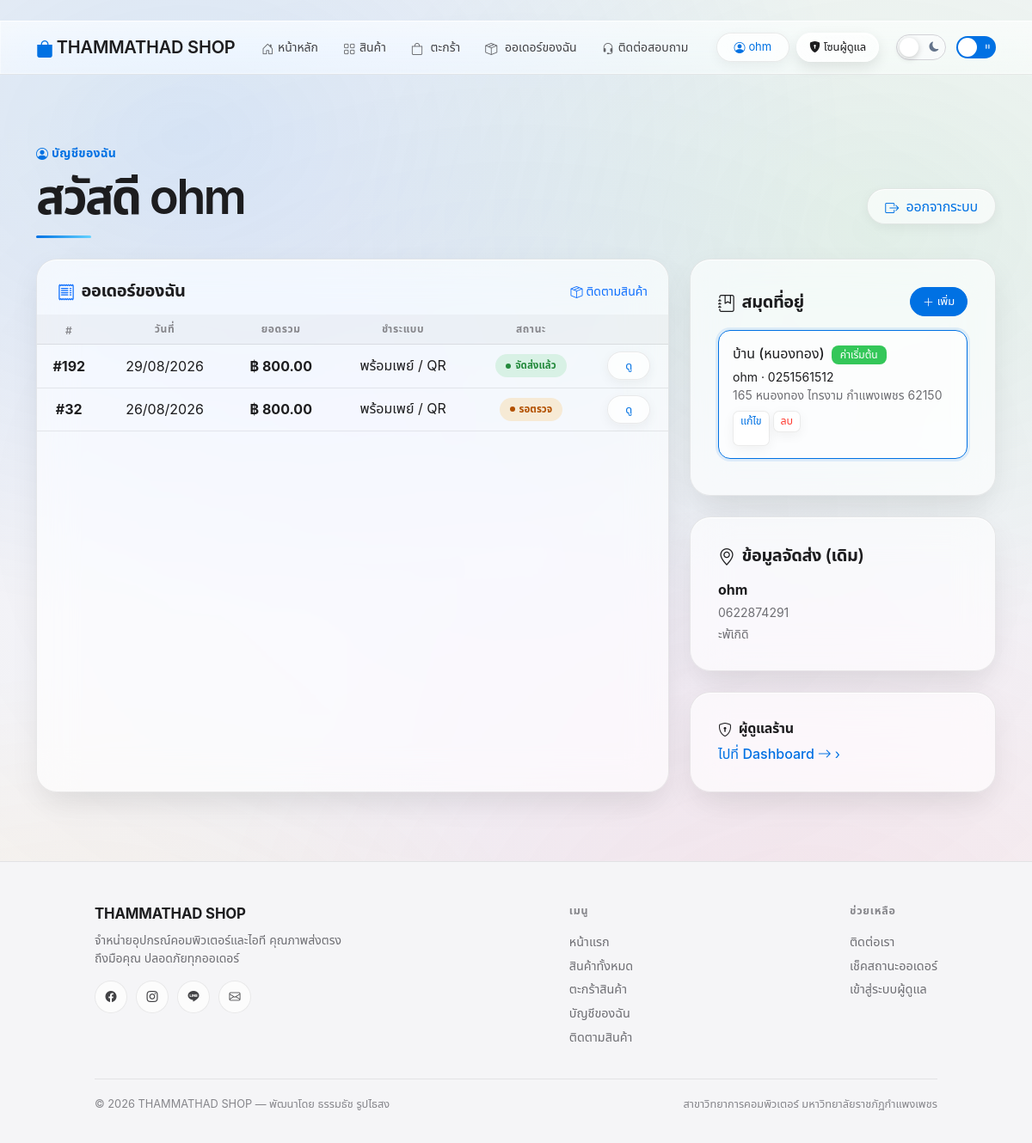
Before: /account/ (signed in) with the older database file.
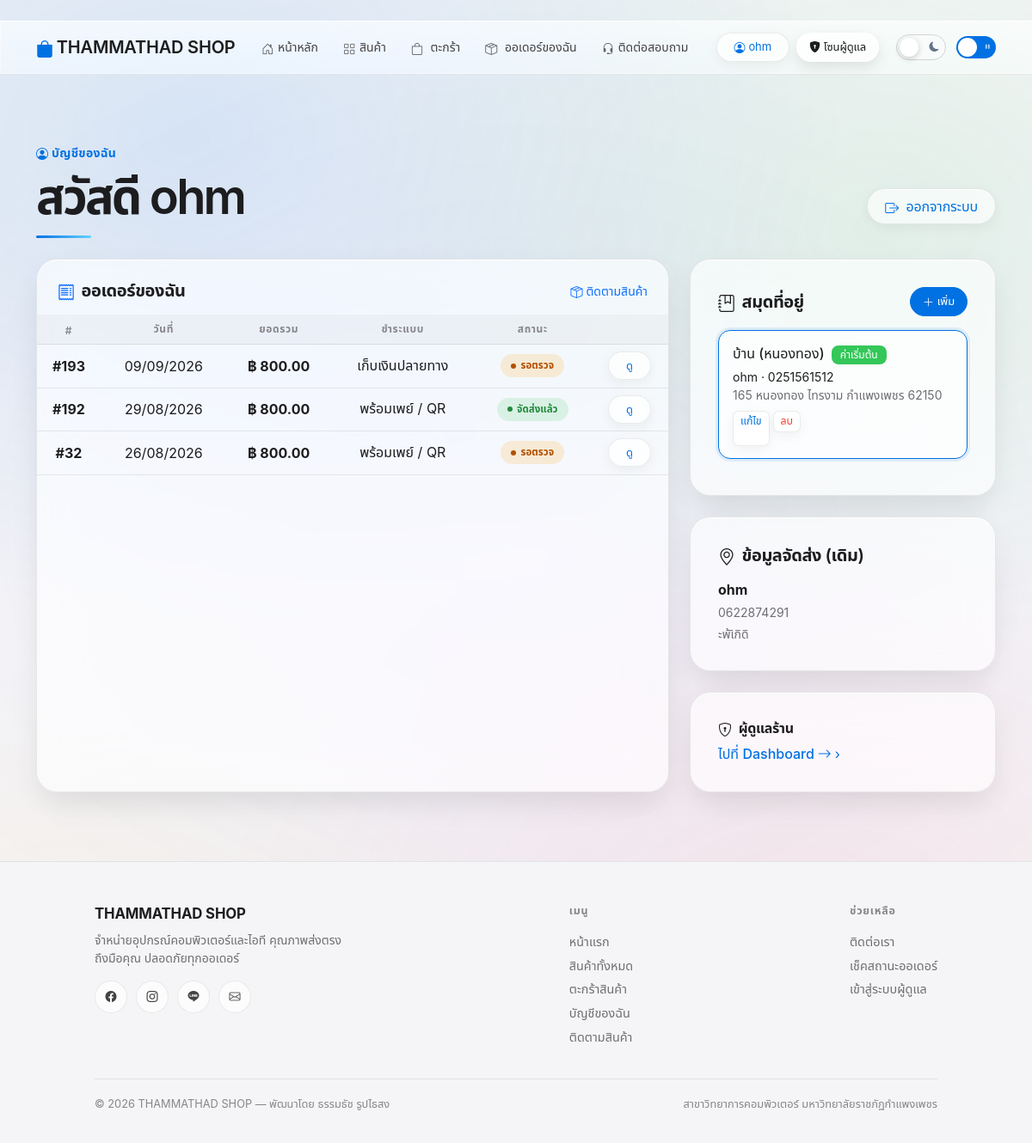
After: the same page with the newer database file.
### myapp/models.py (models this page shows, shortened)
class Order(models.Model):
    PAYMENT_METHODS = [
        ('promptpay', 'พร้อมเพย์ / QR'),
        ('bank', 'โอนผ่านธนาคาร'),
        ('cod', 'เก็บเงินปลายทาง'),
    ]
    STATUS_CHOICES = [
        ('pending', 'รอดำเนินการ'),
        ('paid', 'ชำระเงินแล้ว'),
        ('shipped', 'จัดส่งแล้ว'),
        ('delivered', 'ได้รับสินค้าแล้ว'),
    ]
    user = models.ForeignKey(
        dj_settings.AUTH_USER_MODEL, verbose_name='บัญชีผู้ซื้อ',
        null=True, blank=True, on_delete=models.SET_NULL, related_name='orders',
    )
    payment_method = models.CharField(
        max_length=20, choices=PAYMENT_METHODS, default='promptpay',
        verbose_name='วิธีชำระเงิน',
    )
    customer_name = models.CharField(max_length=100, verbose_name="ชื่อผู้สั่งซื้อ")
    phone = models.CharField(max_length=20, verbose_name="เบอร์โทรศัพท์")
    address = models.TextField(verbose_name="ที่อยู่จัดส่ง")
    total = models.DecimalField(max_digits=10, decimal_places=2, verbose_name="ยอดรวม")
    status = models.CharField(max_length=20, choices=STATUS_CHOICES, default='pending', verbose_name="สถานะ")
    created_at = models.DateTimeField(auto_now_add=True, verbose_name="วันที่สั่งซื้อ")
    objects = OrderManager()

class CustomerAddress(models.Model):
    user = models.ForeignKey(
        dj_settings.AUTH_USER_MODEL, on_delete=models.CASCADE,
        related_name='addresses', verbose_name='เจ้าของ',
    )
    label = models.CharField(max_length=40, default='บ้าน', verbose_name='ชื่อที่อยู่')
    receiver_name = models.CharField(max_length=150, verbose_name='ชื่อผู้รับ')
    phone = models.CharField(max_length=20, verbose_name='เบอร์โทรศัพท์')
    detail = models.TextField(verbose_name='บ้านเลขที่/ซอย/ถนน')
    province = models.CharField(max_length=80, verbose_name='จังหวัด')
    district = models.CharField(max_length=80, verbose_name='อำเภอ/เขต')
    subdistrict = models.CharField(max_length=80, verbose_name='ตำบล/แขวง')
    zipcode = models.CharField(max_length=5, verbose_name='รหัสไปรษณีย์')
    is_default = models.BooleanField(default=False, verbose_name='ค่าเริ่มต้น')
    created_at = models.DateTimeField(auto_now_add=True)
    class Meta:
        verbose_name = 'ที่อยู่จัดส่ง'
        verbose_name_plural = 'สมุดที่อยู่จัดส่ง'
        ordering = ['-is_default', '-created_at']

### myapp/views.py (the view)
# urls.py: path('account/', views.AccountView.as_view(), name='account'),
class AccountView(CustomerRequiredMixin, TemplateView):
    template_name = 'account.html'
    def get_context_data(self, **kwargs):
        ctx = super().get_context_data(**kwargs)
        profile = getattr(self.request.user, 'customer_profile', None)
        orders = (self.request.user.orders
                  .prefetch_related('items__product')
                  .order_by('-created_at'))
        ctx.update({
            'profile': profile,
            'display_name': (self.request.user.get_full_name()
                             or self.request.user.username),
            'orders': orders,
            'addresses': self.request.user.addresses.all(),
        })
        return ctx

### myapp/context_processors.py (called while the page is built)
def cart_context(request):
    try:
        return {'cart_count': Cart(request.session).count}
    except (ValueError, TypeError, KeyError):
        return {'cart_count': 0}

### myapp/services.py (called while the page is built, shortened)
    def lines(self):
        if not self._raw:
            return []

    @property
    def count(self):
        return sum(line['quantity'] for line in self.lines())

### myapp/views.py (called while the page is built)
    def dispatch(self, request, *args, **kwargs):
        if not request.user.is_authenticated:
            return self.handle_no_permission()
        return super().dispatch(request, *args, **kwargs)

### myapp/templates/account.html (shortened to what the changed rows need)
{% extends 'basetemplate.html' %}
{% block content %}
<section class="page-section">
    <div class="container">
        <div class="d-flex justify-content-between align-items-end flex-wrap gap-3 mb-4" data-motion="reveal">
            <div>
                <h1 class="page-title mb-0">สวัสดี {{ display_name }}</h1>
            </div>
        </div>
        <div class="row g-4">
            <div class="col-lg-8" data-motion="reveal">
                <div class="card panel-card--flush h-100 mb-4">
                    <div class="table-responsive mt-3">
                        <table class="table align-middle text-center mb-0 table-cardify">
                            <thead><tr><th>#</th><th>วันที่</th><th>ยอดรวม</th><th>ชำระแบบ</th><th>สถานะ</th><th></th></tr></thead>
                            <tbody data-motion="stagger">
                                {% for o in orders %}
                                <tr>
                                    <td class="fw-bold" data-label="#">#{{ o.id }}</td>
                                    <td data-label="วันที่">{{ o.created_at|date:"d/m/Y" }}</td>
                                    <td class="fw-bold" data-label="ยอดรวม">฿ {{ o.total|floatformat:2 }}</td>
                                    <td data-label="ชำระแบบ">{{ o.get_payment_method_display }}</td>
                                    <td data-label="สถานะ">
                                        {% if o.status == 'pending' %}<span class="emp-status status-leave">รอตรวจ</span>
                                        {% elif o.status == 'paid' %}<span class="emp-status status-active">ชำระแล้ว</span>
                                        {% elif o.status == 'shipped' %}<span class="emp-status status-active">จัดส่งแล้ว</span>
                                        {% else %}<span class="emp-status status-active">สำเร็จ</span>{% endif %}
                                    </td>
                                    <td data-label="ดู">
                                        <a href="{% url 'order_tracking' %}?order={{ o.id }}&phone={{ o.phone|urlencode }}"
                                           class="btn btn-sm btn-light">ดู</a>
                                    </td>
                                </tr>
                                {% empty %}
                                <tr><td colspan="6" class="text-center py-5 text-muted-apple">
                                    <i class="bi bi-bag empty-state-icon d-block mb-2"></i>
                                    ยังไม่มีออเดอร์ — <a href="{% url 'product' %}" class="link-arrow">ไปเลือกสินค้า</a>
                                </td></tr>
                                {% endfor %}
                            </tbody>
                        </table>
                    </div>
                </div>
            </div>
            <div class="col-lg-4" data-motion="reveal" data-dir="right">
                <div class="card panel-card--wide mb-4">
                    {% for a in addresses %}
                    <div class="addr-card {% if a.is_default %}is-default{% endif %}">
                        <div class="min-w-0">
                            <div class="fw-medium mb-1">{{ a.label }} {% if a.is_default %}<span class="badge badge-success ms-1">ค่าเริ่มต้น</span>{% endif %}</div>
                            <div class="small">{{ a.receiver_name }} · {{ a.phone }}</div>
                            <div class="small text-muted-apple">{{ a.detail }} {{ a.subdistrict }} {{ a.district }} {{ a.province }} {{ a.zipcode }}</div>
                            <div class="mt-2 d-flex gap-1 flex-wrap">
                                <a href="{% url 'address_edit' a.id %}" class="btn btn-xs btn-light">แก้ไข</a>
                                <form method="POST" action="{% url 'address_delete' a.id %}" class="d-inline" data-confirm="ลบที่อยู่นี้?">
                                    {% csrf_token %}<button class="btn btn-xs btn-light btn-icon-danger" type="submit">ลบ</button>
                                </form>
                            </div>
                        </div>
                    </div>
                    {% empty %}
                    <p class="text-muted-apple small mb-0">ยังไม่มีที่อยู่บันทึก — เพิ่มไว้แล้วสั่งซื้อครั้งหน้าเลือกใช้ได้เลย</p>
                    {% endfor %}
                </div>
            </div>
        </div>
    </div>
</section>
{% endblock %}

Changed rows visible on the page:
added Order: id "193", created_at "09/09/2026", total "800.00", payment_method "เก็บเงินปลายทาง", status "รอตรวจ"
